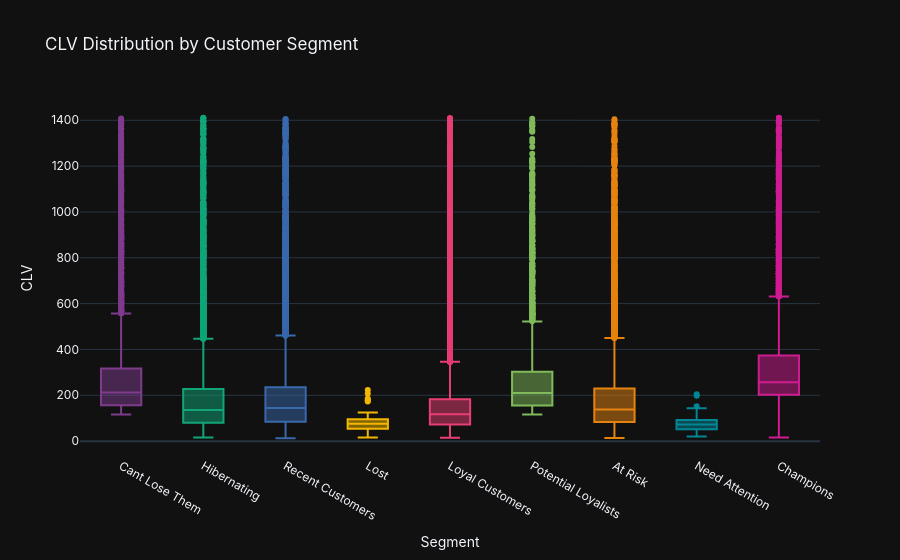

Notebook source saved alongside this figure:
### Markdown cell above
## 3. CLV Distribution by Segment

### Code cell
fig_box = px.box(df[df['CLV'] < df['CLV'].quantile(0.99)],  # trim outliers for viz
    x='Segment', y='CLV', color='Segment',
    color_discrete_sequence=px.colors.qualitative.Bold,
    title=' CLV Distribution by Customer Segment')
fig_box.update_layout(template='plotly_dark', font_family='Inter', showlegend=False)
fig_box.show()

### Figure 1 — Plotly figure (JSON) as saved in the notebook; plotly's stock layout.template omitted (floating-point values rounded to 4 significant figures; data arrays with more than 128 entries replaced by an {"elided": "..."} marker saying what was removed)
{"data": [{"alignmentgroup": "True", "hovertemplate": "Segment=%{x}<br>CLV=%{y}<extra></extra>", "legendgroup": "Cant Lose Them", "marker": {"color": "rgb(127, 60, 141)"}, "name": "Cant Lose Them", "notched": false, "offsetgroup": "Cant Lose Them", "orientation": "v", "showlegend": true, "type": "box", "x": {"elided": "8497 str values"}, "x0": " ", "xaxis": "x", "y": {"elided": "8497 float values"}, "y0": " ", "yaxis": "y"}, {"alignmentgroup": "True", "hovertemplate": "Segment=%{x}<br>CLV=%{y}<extra></extra>", "legendgroup": "Hibernating", "marker": {"color": "rgb(17, 165, 121)"}, "name": "Hibernating", "notched": false, "offsetgroup": "Hibernating", "orientation": "v", "showlegend": true, "type": "box", "x": {"elided": "10976 str values"}, "x0": " ", "xaxis": "x", "y": {"elided": "10976 float values"}, "y0": " ", "yaxis": "y"}, {"alignmentgroup": "True", "hovertemplate": "Segment=%{x}<br>CLV=%{y}<extra></extra>", "legendgroup": "Recent Customers", "marker": {"color": "rgb(57, 105, 172)"}, "name": "Recent Customers", "notched": false, "offsetgroup": "Recent Customers", "orientation": "v", "showlegend": true, "type": "box", "x": {"elided": "14830 str values"}, "x0": " ", "xaxis": "x", "y": {"elided": "14830 float values"}, "y0": " ", "yaxis": "y"}, {"alignmentgroup": "True", "hovertemplate": "Segment=%{x}<br>CLV=%{y}<extra></extra>", "legendgroup": "Lost", "marker": {"color": "rgb(242, 183, 1)"}, "name": "Lost", "notched": false, "offsetgroup": "Lost", "orientation": "v", "showlegend": true, "type": "box", "x": {"elided": "6315 str values"}, "x0": " ", "xaxis": "x", "y": {"elided": "6315 float values"}, "y0": " ", "yaxis": "y"}, {"alignmentgroup": "True", "hovertemplate": "Segment=%{x}<br>CLV=%{y}<extra></extra>", "legendgroup": "Loyal Customers", "marker": {"color": "rgb(231, 63, 116)"}, "name": "Loyal Customers", "notched": false, "offsetgroup": "Loyal Customers", "orientation": "v", "showlegend": true, "type": "box", "x": {"elided": "27132 str values"}, "x0": " ", "xaxis": "x", "y": {"elided": "27132 float values"}, "y0": " ", "yaxis": "y"}, {"alignmentgroup": "True", "hovertemplate": "Segment=%{x}<br>CLV=%{y}<extra></extra>", "legendgroup": "Potential Loyalists", "marker": {"color": "rgb(128, 186, 90)"}, "name": "Potential Loyalists", "notched": false, "offsetgroup": "Potential Loyalists", "orientation": "v", "showlegend": true, "type": "box", "x": {"elided": "4290 str values"}, "x0": " ", "xaxis": "x", "y": {"elided": "4290 float values"}, "y0": " ", "yaxis": "y"}, {"alignmentgroup": "True", "hovertemplate": "Segment=%{x}<br>CLV=%{y}<extra></extra>", "legendgroup": "At Risk", "marker": {"color": "rgb(230, 131, 16)"}, "name": "At Risk", "notched": false, "offsetgroup": "At Risk", "orientation": "v", "showlegend": true, "type": "box", "x": {"elided": "11011 str values"}, "x0": " ", "xaxis": "x", "y": {"elided": "11011 float values"}, "y0": " ", "yaxis": "y"}, {"alignmentgroup": "True", "hovertemplate": "Segment=%{x}<br>CLV=%{y}<extra></extra>", "legendgroup": "Need Attention", "marker": {"color": "rgb(0, 134, 149)"}, "name": "Need Attention", "notched": false, "offsetgroup": "Need Attention", "orientation": "v", "showlegend": true, "type": "box", "x": {"elided": "3022 str values"}, "x0": " ", "xaxis": "x", "y": {"elided": "3022 float values"}, "y0": " ", "yaxis": "y"}, {"alignmentgroup": "True", "hovertemplate": "Segment=%{x}<br>CLV=%{y}<extra></extra>", "legendgroup": "Champions", "marker": {"color": "rgb(207, 28, 144)"}, "name": "Champions", "notched": false, "offsetgroup": "Champions", "orientation": "v", "showlegend": true, "type": "box", "x": {"elided": "6329 str values"}, "x0": " ", "xaxis": "x", "y": {"elided": "6329 float values"}, "y0": " ", "yaxis": "y"}], "layout": {"boxmode": "overlay", "font": {"family": "Inter"}, "legend": {"title": {"text": "Segment"}, "tracegroupgap": 0}, "showlegend": false, "title": {"text": " CLV Distribution by Customer Segment"}, "xaxis": {"anchor": "y", "categoryarray": ["Cant Lose Them", "Hibernating", "Recent Customers", "Lost", "Loyal Customers", "Potential Loyalists", "At Risk", "Need Attention", "Champions", null], "categoryorder": "array", "domain": [0, 1], "title": {"text": "Segment"}}, "yaxis": {"anchor": "x", "domain": [0, 1], "title": {"text": "CLV"}}}}
